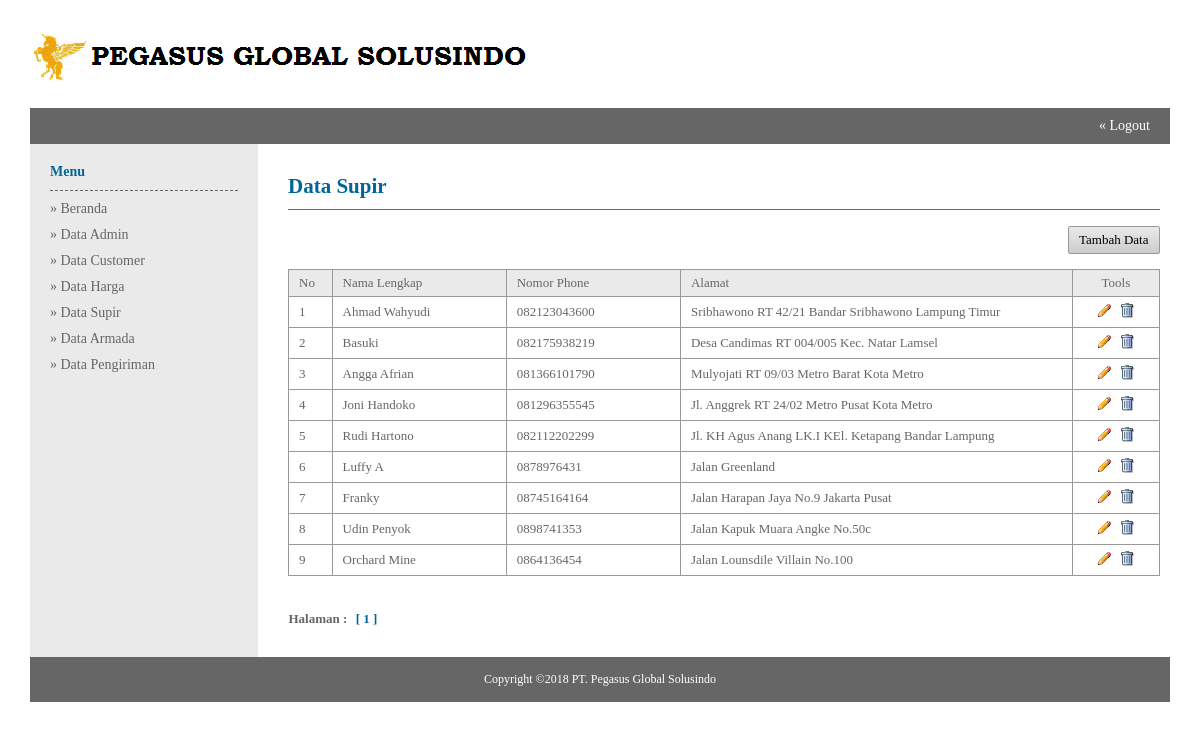
Screenshot of /admin/index.php?module=Data_Supir (signed in) with the database file from the repository.
### tables this page shows
CREATE TABLE `driver` (
  `kd_driver` varchar(50) NOT NULL,
  `nm_lengkap` text NOT NULL,
  `no_hp` varchar(12) NOT NULL,
  `alamat` varchar(100) NOT NULL
);

### admin/data_supir.php (the view)
<table width="100%" border="0">
<tr>
	<td class="judul-halaman"><h2>Data Supir</h2></td>
</tr>
<tr>
	<td>
    <br/>
    <table class="table-list" width="100%" border="0">
    <tr>
    	<td class="top-button" align="right" colspan="5">
        <a class="button small grey fontB" href="?module=Tambah_Supir">Tambah Data</a>
        </td>
    </tr>
    <tr class="head">
    	<td width="5%">No</td>
        <td width="20%">Nama Lengkap</td>
        <td width="20%">Nomor Phone</td>
        <td width="45%">Alamat</td>
        <td width="20%" align="center">Tools</td>
    </tr>
    <?php
	$batas = 10;
	if(empty($_GET['hal'])){
		$hal = 1;
	}else {
		$hal = $_GET['hal'];
	}
	$pos = ($hal - 1) * $batas;
	$query = mysql_query("select * from driver order by kd_driver asc limit $pos, $batas") or die (mysql_error());
	while($array = mysql_fetch_array($query)){
		$pos++;
	?>
    <tr class="data">
    	<td><?php echo $pos;?></td>
        <td><?php echo $array['nm_lengkap'];?></td>
        <td><?php echo $array['no_hp'];?></td>
        <td><?php echo $array['alamat'];?></td>
        <td class="table-tools" align="center">
        <a href="?module=Ubah_Supir&id=<?php echo $array['kd_driver'];?>" title="Ubah"><img src="../images/pencil.gif" /></a>
        <a href="?module=Hapus&id=<?php echo $array['kd_driver'];?>&execute=supir" title="Hapus" onclick="return confirm ('Anda yakin ingin menghapus <?php echo $array['kd_driver'];?> ?');"><img src="../images/trash.gif" /></a>
        </td>
    </tr>
    <?php } ?>
    <tr>
    	<td class="halaman" colspan="3">
    	Halaman :
		<?php
		$data = mysql_query("select * from driver") or die (mysql_error());
		$row_data = mysql_num_rows($data);
		$jml_hal = ceil($row_data/$batas);
		for($h=1;$h<=$jml_hal;$h++){
			if($h != $hal){
				echo "<a href='?module=Data_Supir&hal=$h'>$h</a>";
			}
			else{
				echo "<span>[ $h ]</span>";
			}
		}
		?>
    	</td>
    </tr>
    </table>
    </td>
</tr>
</table>

### css/style_admin.css (style rules this page uses)
* { margin:0; padding:0; }
body { font-size:14px; font-family:"Myriad Pro"; color:#666; }
table { border-collapse:collapse; border-spacing:0; margin:0 auto; }
h1,h2,h3,h4,h5,h6 { color:#069; }
a { text-decoration:none; color:#666; }
.top-button { padding-bottom:15px; }
.judul-halaman { padding-bottom:10px; border-bottom:1px solid #666; }
.halaman { padding-top:35px; font-weight:600; }
.halaman span, .halaman a { margin:0 5px; }
.halaman span { color:#069; cursor:default; }
.table-tools a { margin:0 2px; }
.table-list { font-size:13px; }
.table-list .head td { padding:5px 10px; border:1px solid #999; background-color:#EAEAEA; }
.table-list .data td { padding:5px 10px; border:1px solid #999; }

### css/button.css (style rules this page uses)
.button { display:inline-block; cursor:pointer; font-size:13px; }
.fontB { color:#000; }
.small { padding:5px 10px; -moz-border-radius:2px; -webkit-border-radius:2px; -o-border-radius:2px; border-radius:2px; }
.grey { background:#EAEAEA; border:1px solid #999; background-image: -moz-linear-gradient(top, #EAEAEA, #CCC); background-image: -webkit-gradient(linear, 0 0, 0 100%, from(#EAEAEA), to(#CCC)); background-image: -webkit-linear-gradient(top, #EAEAEA, #CCC); background-image: -o-linear-gradient(top, #EAEAEA, #CCC); background-image: linear-gradient(to bottom, #EAEAEA, #CCC); filter: progid:DXImageTransform.Microsoft.gradient(startColorstr='#EAEAEA', endColorstr='#CCC'); }

### rows the page displays
driver: nm_lengkap "Ahmad Wahyudi", no_hp "082123043600", alamat "Sribhawono RT 42/21 Bandar Sribhawono Lampung Timur"
driver: nm_lengkap "Basuki", no_hp "082175938219", alamat "Desa Candimas RT 004/005 Kec. Natar Lamsel"
driver: nm_lengkap "Angga Afrian", no_hp "081366101790", alamat "Mulyojati RT 09/03 Metro Barat Kota Metro"
driver: nm_lengkap "Joni Handoko", no_hp "081296355545", alamat "Jl. Anggrek RT 24/02 Metro Pusat Kota Metro"
driver: nm_lengkap "Rudi Hartono", no_hp "082112202299", alamat "Jl. KH Agus Anang LK.I KEl. Ketapang Bandar Lampung"
driver: nm_lengkap "Luffy A", no_hp "0878976431", alamat "Jalan Greenland"
driver: nm_lengkap "Franky", no_hp "08745164164", alamat "Jalan Harapan Jaya No.9 Jakarta Pusat"
driver: nm_lengkap "Udin Penyok", no_hp "0898741353", alamat "Jalan Kapuk Muara Angke No.50c"
driver: nm_lengkap "Orchard Mine", no_hp "0864136454", alamat "Jalan Lounsdile Villain No.100"
